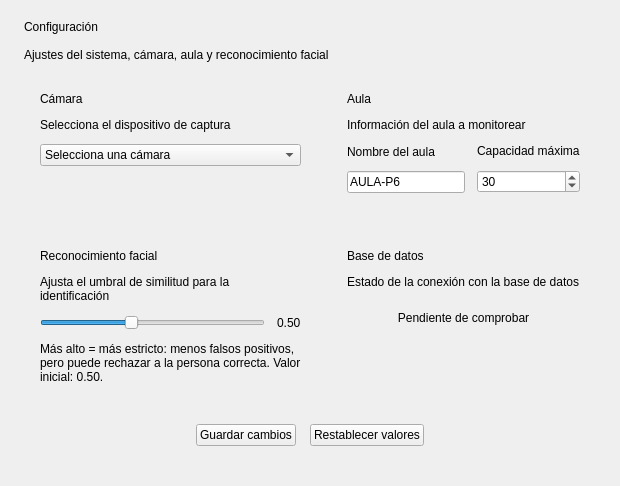
            <widget class="QWidget" name="paginaConfiguracion">
              <layout class="QVBoxLayout" name="layoutConfiguracion">
                <property name="leftMargin">
                  <number>24</number>
                </property>
                <property name="topMargin">
                  <number>20</number>
                </property>
                <property name="rightMargin">
                  <number>24</number>
                </property>
                <property name="bottomMargin">
                  <number>20</number>
                </property>
                <property name="spacing">
                  <number>14</number>
                </property>
                <item>
                  <layout class="QVBoxLayout" name="encabezadoConfiguracion">
                    <item>
                      <widget class="QLabel" name="tituloConfiguracion">
                        <property name="text">
                          <string>Configuración</string>
                        </property>
                      </widget>
                    </item>
                    <item>
                      <widget class="QLabel" name="ayudaConfiguracion">
                        <property name="text">
                          <string>Ajustes del sistema, cámara, aula y reconocimiento facial</string>
                        </property>
                      </widget>
                    </item>
                  </layout>
                </item>
                <item>
                  <layout class="QGridLayout" name="rejillaConfiguracion">
                    <property name="horizontalSpacing">
                      <number>14</number>
                    </property>
                    <property name="verticalSpacing">
                      <number>14</number>
                    </property>
                    <item row="0" column="0">
                      <widget class="QFrame" name="tarjetaConfigCamara">
                        <layout class="QVBoxLayout" name="layoutConfigCamara">
                          <property name="spacing"><number>12</number></property><property name="leftMargin">
                            <number>16</number>
                          </property>
                          <property name="topMargin">
                            <number>16</number>
                          </property>
                          <property name="rightMargin">
                            <number>16</number>
                          </property>
                          <property name="bottomMargin">
                            <number>16</number>
                          </property>
                          <item>
                            <widget class="QLabel" name="tituloConfigCamara">
                              <property name="text">
                                <string>Cámara</string>
                              </property>
                            </widget>
                          </item>
                          <item>
                            <widget class="QLabel" name="ayudaConfigCamara">
                              <property name="text">
                                <string>Selecciona el dispositivo de captura</string>
                              </property>
                            </widget>
                          </item>
                          <item>
                            <widget class="QComboBox" name="selectorCamara">
                              <item>
                                <property name="text">
                                  <string>Selecciona una cámara</string>
                                </property>
                              </item>
                            </widget>
                          </item>
                        <item><spacer name="espacioFinal_ConfigCamara"><property name="orientation"><enum>Qt::Vertical</enum></property><property name="sizeHint"><size><width>20</width><height>10</height></size></property></spacer></item></layout>
                      </widget>
                    </item>
                    <item row="0" column="1">
                      <widget class="QFrame" name="tarjetaConfigAula">
                        <layout class="QVBoxLayout" name="layoutConfigAula">
                          <property name="spacing"><number>12</number></property><property name="leftMargin">
                            <number>16</number>
                          </property>
                          <property name="topMargin">
                            <number>16</number>
                          </property>
                          <property name="rightMargin">
                            <number>16</number>
                          </property>
                          <property name="bottomMargin">
                            <number>16</number>
                          </property>
                          <item>
                            <widget class="QLabel" name="tituloConfigAula">
                              <property name="text">
                                <string>Aula</string>
                              </property>
                            </widget>
                          </item>
                          <item>
                            <widget class="QLabel" name="ayudaConfigAula">
                              <property name="text">
                                <string>Información del aula a monitorear</string>
                              </property>
                            </widget>
                          </item>
                          <item>
                            <layout class="QHBoxLayout" name="camposAula">
                              <item>
                                <layout class="QVBoxLayout" name="campoNombreAula">
                                  <item>
                                    <widget class="QLabel" name="etiquetaAula">
                                      <property name="text">
                                        <string>Nombre del aula</string>
                                      </property>
                                    </widget>
                                  </item>
                                  <item>
                                    <widget class="QLineEdit" name="campoAula">
                                      <property name="text">
                                        <string>AULA-P6</string>
                                      </property>
                                    </widget>
                                  </item>
                                </layout>
                              </item>
                              <item>
                                <layout class="QVBoxLayout" name="campoCapacidad">
                                  <item>
                                    <widget class="QLabel" name="etiquetaCapacidad">
                                      <property name="text">
                                        <string>Capacidad máxima</string>
                                      </property>
                                    </widget>
                                  </item>
                                  <item>
                                    <widget class="QSpinBox" name="campoCapacidadAula">
                                      <property name="minimum">
                                        <number>1</number>
                                      </property>
                                      <property name="maximum">
                                        <number>500</number>
                                      </property>
                                      <property name="value">
                                        <number>30</number>
                                      </property>
                                    </widget>
                                  </item>
                                </layout>
                              </item>
                            </layout>
                          </item>
                        <item><spacer name="espacioFinal_ConfigAula"><property name="orientation"><enum>Qt::Vertical</enum></property><property name="sizeHint"><size><width>20</width><height>10</height></size></property></spacer></item></layout>
                      </widget>
                    </item>
                    <item row="1" column="0">
                      <widget class="QFrame" name="tarjetaConfigRostro">
                        <layout class="QVBoxLayout" name="layoutConfigRostro">
                          <property name="spacing"><number>12</number></property><property name="leftMargin">
                            <number>16</number>
                          </property>
                          <property name="topMargin">
                            <number>16</number>
                          </property>
                          <property name="rightMargin">
                            <number>16</number>
                          </property>
                          <property name="bottomMargin">
                            <number>16</number>
                          </property>
                          <item>
                            <widget class="QLabel" name="tituloConfigRostro">
                              <property name="text">
                                <string>Reconocimiento facial</string>
                              </property>
                            </widget>
                          </item>
                          <item>
                            <widget class="QLabel" name="ayudaConfigRostro">
                              <property name="text">
                                <string>Ajusta el umbral de similitud para la identificación</string>
                              </property>
                              <property name="wordWrap">
                                <bool>true</bool>
                              </property>
                            </widget>
                          </item>
                          <item>
                            <layout class="QHBoxLayout" name="filaUmbral">
                              <item>
                                <widget class="QSlider" name="controlUmbral">
                                  <property name="minimum">
                                    <number>30</number>
                                  </property>
                                  <property name="maximum">
                                    <number>80</number>
                                  </property>
                                  <property name="value">
                                    <number>50</number>
                                  </property>
                                  <property name="orientation">
                                    <enum>Qt::Horizontal</enum>
                                  </property>
                                </widget>
                              </item>
                              <item>
                                <widget class="QLabel" name="valorUmbral">
                                  <property name="text">
                                    <string>0.50</string>
                                  </property>
                                </widget>
                              </item>
                            </layout>
                          </item>
                          <item>
                            <widget class="QLabel" name="notaUmbral">
                              <property name="text">
                                <string>Más alto = más estricto: menos falsos positivos, pero puede rechazar a la persona correcta. Valor inicial: 0.50.</string>
                              </property>
                              <property name="wordWrap">
                                <bool>true</bool>
                              </property>
                            </widget>
                          </item>
                        <item><spacer name="espacioFinal_ConfigRostro"><property name="orientation"><enum>Qt::Vertical</enum></property><property name="sizeHint"><size><width>20</width><height>10</height></size></property></spacer></item></layout>
                      </widget>
                    </item>
                    <item row="1" column="1">
                      <widget class="QFrame" name="tarjetaConfigBD">
                        <layout class="QVBoxLayout" name="layoutConfigBD">
                          <property name="spacing"><number>12</number></property><property name="leftMargin">
                            <number>16</number>
                          </property>
                          <property name="topMargin">
                            <number>16</number>
                          </property>
                          <property name="rightMargin">
                            <number>16</number>
                          </property>
                          <property name="bottomMargin">
                            <number>16</number>
                          </property>
                          <item>
                            <widget class="QLabel" name="tituloConfigBD">
                              <property name="text">
                                <string>Base de datos</string>
                              </property>
                            </widget>
                          </item>
                          <item>
                            <widget class="QLabel" name="ayudaConfigBD">
                              <property name="text">
                                <string>Estado de la conexión con la base de datos</string>
                              </property>
                            </widget>
                          </item>
                          <item>
                            <spacer name="espacioBD">
                              <property name="orientation">
                                <enum>Qt::Vertical</enum>
                              </property>
                              <property name="sizeType"><enum>QSizePolicy::Fixed</enum></property><property name="sizeHint">
                                <size>
                                  <width>20</width>
                                  <height>10</height>
                                </size>
                              </property>
                            </spacer>
                          </item>
                          <item>
                            <widget class="QLabel" name="estadoBaseDatos">
                              <property name="text">
                                <string>Pendiente de comprobar</string>
                              </property>
                              <property name="alignment">
                                <set>Qt::AlignCenter</set>
                              </property>
                            </widget>
                          </item>
                          <item>
                            <spacer name="espacioBDAbajo">
                              <property name="orientation">
                                <enum>Qt::Vertical</enum>
                              </property>
                              <property name="sizeHint">
                                <size>
                                  <width>20</width>
                                  <height>10</height>
                                </size>
                              </property>
                            </spacer>
                          </item>
                        </layout>
                      </widget>
                    </item>
                  </layout>
                </item>
                <item>
                  <layout class="QHBoxLayout" name="botonesConfiguracion">
                    <item>
                      <spacer name="espacioBotonesConfig">
                        <property name="orientation">
                          <enum>Qt::Horizontal</enum>
                        </property>
                        <property name="sizeHint">
                          <size>
                            <width>50</width>
                            <height>20</height>
                          </size>
                        </property>
                      </spacer>
                    </item>
                    <item>
                      <widget class="QPushButton" name="btnGuardarConfiguracion">
                        <property name="text">
                          <string>Guardar cambios</string>
                        </property>
                      </widget>
                    </item>
                    <item>
                      <widget class="QPushButton" name="btnRestablecerConfiguracion">
                        <property name="text">
                          <string>Restablecer valores</string>
                        </property>
                      </widget>
                    </item>
                    <item>
                      <spacer name="espacioBotonesConfigDerecha">
                        <property name="orientation">
                          <enum>Qt::Horizontal</enum>
                        </property>
                        <property name="sizeHint">
                          <size>
                            <width>50</width>
                            <height>20</height>
                          </size>
                        </property>
                      </spacer>
                    </item>
                  </layout>
                </item>
              <item><spacer name="espacioFinalConfiguracion"><property name="orientation"><enum>Qt::Vertical</enum></property><property name="sizeHint"><size><width>20</width><height>20</height></size></property></spacer></item></layout>
            </widget>
